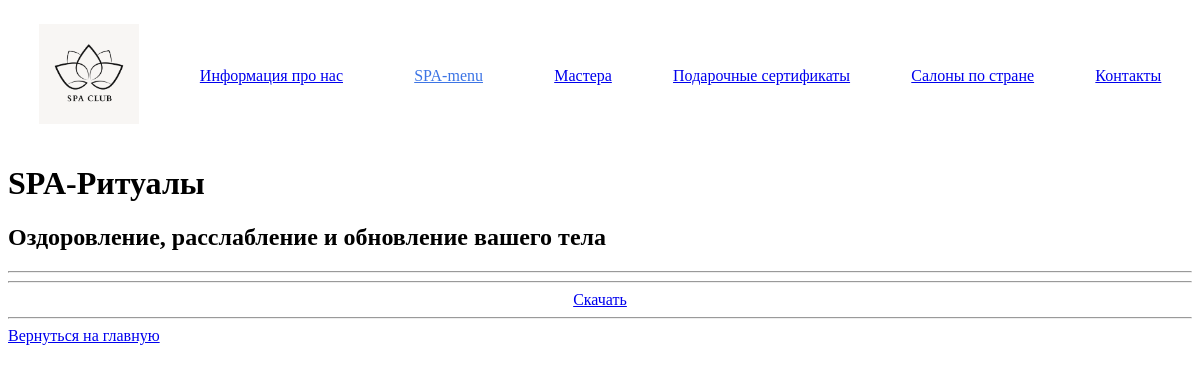
Before: /home/spa_menu/ with the older database file.
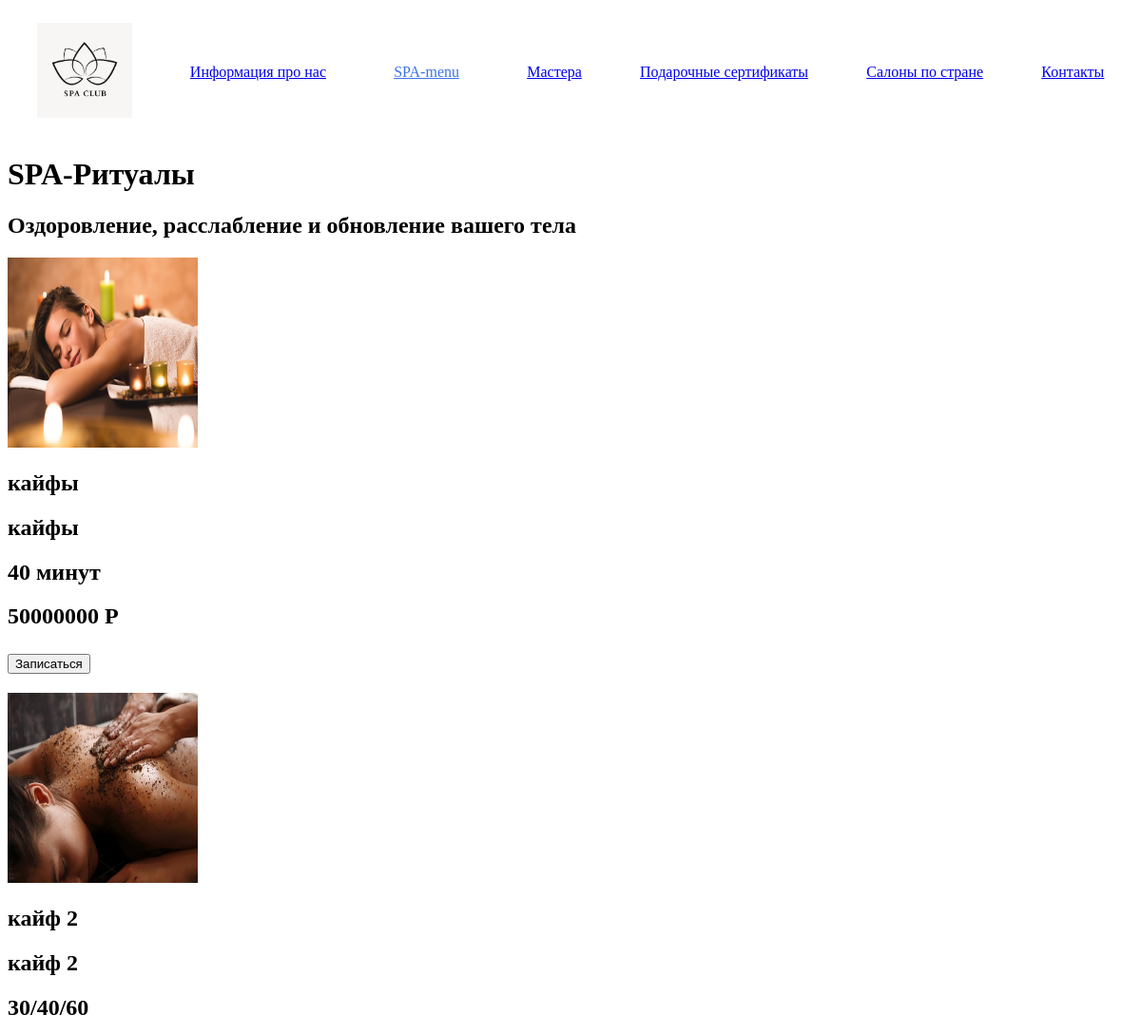
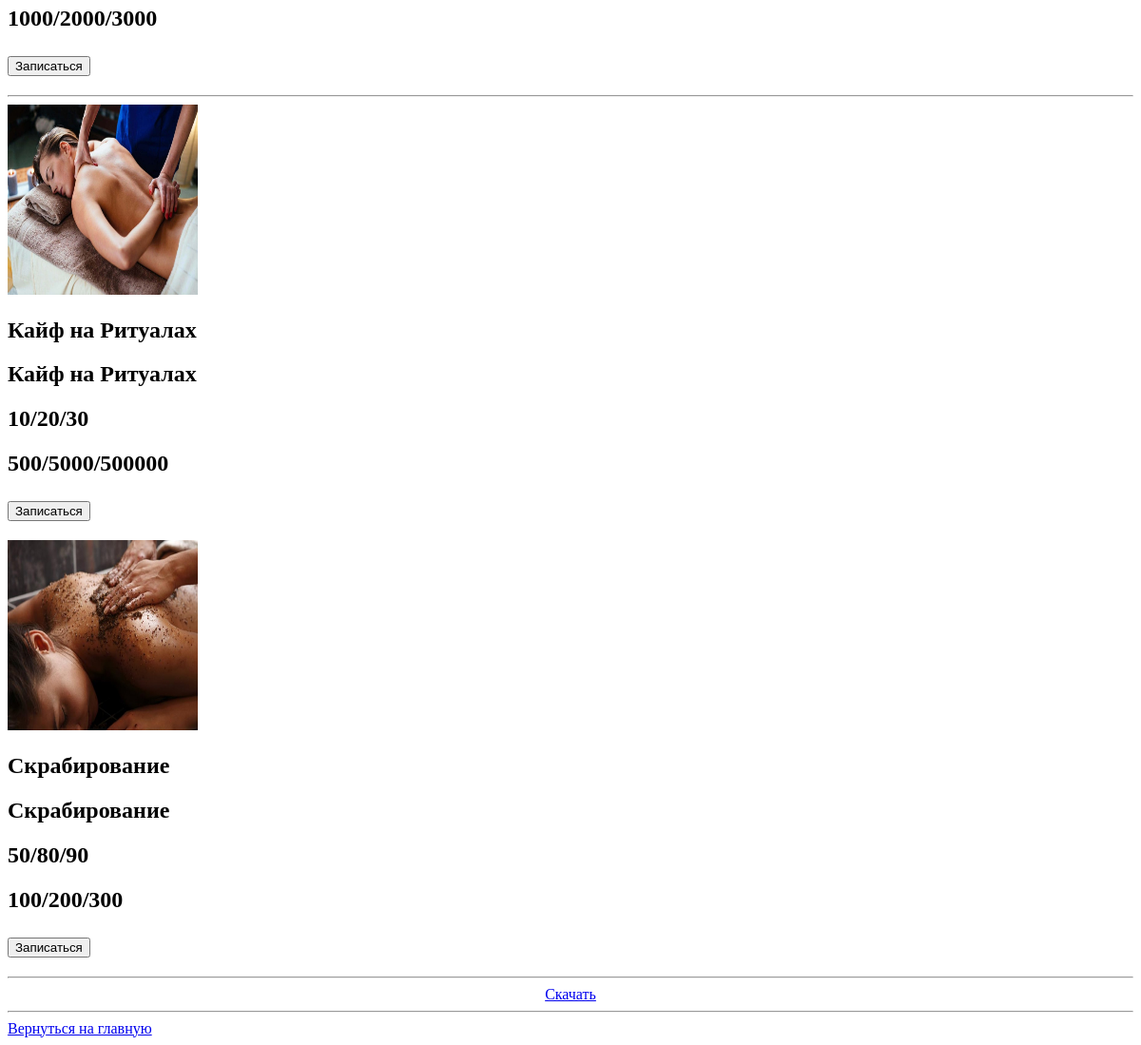
After: the same page with the newer database file (2 pictures, top to bottom).
### spa/models.py (models this page shows, shortened)
class Save_menu(models.Model):
    path = models.FileField(upload_to='static/files/',
                            verbose_name='Выберите один файл, который будет педставлять ваше Меню',
                            help_text='Это может быть только zip-файл')
    work = models.BooleanField(default=False,
                               verbose_name='Поставте галочку для того, что бы меню стало активным(возможен только один вариант!)')
    title = models.CharField(max_length=50, default=None, blank=True, null=True, verbose_name='Название Меню')
    time_create = models.DateTimeField(verbose_name="Время создания", default=datetime.now(), )
    time_update = models.DateTimeField(verbose_name="Время изменения", default=datetime.now(), )
    class Meta:
        verbose_name_plural = 'Файл меню для загрузки пользователям'
        verbose_name = 'Файл меню для загрузки пользователям'

class Mountain_Rituals(models.Model):
    photo = models.ImageField(upload_to='static/photo/photo_rituals/', verbose_name='фото массажа')
    title = models.CharField(max_length=100, verbose_name='Заголовок')
    content = models.CharField(max_length=250, verbose_name='описание')
    time = models.CharField(max_length=50, null=True, blank=True, verbose_name='время в формате x/x/x')
    price = models.CharField(max_length=50, null=False, blank=True, verbose_name='цена в формате x/x/x')
    popular = models.BooleanField(default=False, verbose_name='Добавить на главную страницу сайта (популярные массажи)')
    time_create = models.DateTimeField(verbose_name="Время создания", default=datetime.now(), )
    time_update = models.DateTimeField(verbose_name="Время изменения", default=datetime.now(), )
    class Meta:
        verbose_name_plural = 'Mountain-SPA (Виды массажа)'
        verbose_name = 'SPA-ритуалы (вид массажа)'

class Mountain_Body_care(models.Model):
    photo = models.ImageField(upload_to='static/photo/photo_care/', verbose_name='уходовое фото')
    title = models.CharField(max_length=100, verbose_name='Заголовок')
    content = models.CharField(max_length=250, verbose_name='описание')
    time = models.CharField(max_length=50, null=True, blank=True, verbose_name='время в формате "X/X/X"')
    price = models.CharField(max_length=50, null=False, blank=True, verbose_name='цена в формате "X/X/X"')
    popular = models.BooleanField(default=False,
                                  verbose_name='Добавить на главную страницу сайта (популярные Процедуры)')
    time_create = models.DateTimeField(verbose_name="Время создания", default=datetime.now(), )
    time_update = models.DateTimeField(verbose_name="Время изменения", default=datetime.now(), )
    class Meta:
        verbose_name_plural = 'Mountain-SPA (Уход за телом)'
        verbose_name = 'SPA-ритуалы (Уход за телом)'

### spa/views.py (the view)
# urls.py: path('spa_menu/', Mountain_spa_menu, name='spa_menu'),
def Mountain_spa_menu(request):
    bds = Mountain_Rituals.objects.all()
    bd_care = Mountain_Body_care.objects.all()
    files = Save_menu.objects.all()
    context = {'bds': bds, 'bd_care': bd_care, 'files': files}
    return render(request, 'spa_ss/Mountain_spa_menu.html', context)

### spa/templates/spa_ss/Mountain_spa_menu.html (shortened to what this page needs)
<!DOCTYPE html>
{% extends 'layout/basic.html' %}
{% load static %}
{% block content %}
<h1>
    <bold>SPA-Ритуалы</bold>
</h1>
<h2>Оздоровление, расслабление и обновление вашего тела</h2>
{% for bd in bds %}
<div>
    <img src="{{ bd.photo.url }}" alt="" width="200" height="200"/>
    <h2>{{ bd.title }}</h2>
    <h2>{{ bd.content }}</h2>
    <h2>{{ bd.time }}</h2>
    <h2>{{ bd.price }}</h2>
    <h2><button type="submit">Записаться</button></h2>
</div>
{% endfor %}
<hr>
{% for bd2 in bd_care %}
<div>
    <img src="{{ bd2.photo.url }}" alt="" width="200" height="200"/>
    <h2>{{ bd2.title }}</h2>
    <h2>{{ bd2.content }}</h2>
    <h2>{{ bd2.time }}</h2>
    <h2>{{ bd2.price }}</h2>
    <h2><button type="submit">Записаться</button></h2>
</div>
{% endfor %}
<hr>
{%for file in files%}
    {% if file.work == True %}
<div><a href="{{ file.path.url }}" download><center>Скачать</center></a></div>
    {% endif %}
{%endfor%}
<hr>
<a href="{% url 'home'%}">Вернуться на главную</a>
{% endblock %}

### spa/templates/layout/basic.html (shortened to what this page needs)
<!DOCTYPE html>
{% load static %}
<html lang="en">
<head>
</head>
<body>
<header>
    <link rel="stylesheet" href="{% static '/css/flex.css' %}">
    <link rel="stylesheet" href="{% static '/css/list.css' %}">
    <link rel="stylesheet" href="{% static '/css/menu.css' %}">
<div class="flex">
    <p><a href="{% url 'home' %}"><img src="/static/photo/logo2.jpg" width="100" height="100" alt="Пример"></a></p>
    <div><a href="{% url 'about_us' %}">Информация про нас</a></div>
    <ul class="mmenuu">
        <li><a>SPA-menu</a>
        </li>
    </ul>
    <div><a href="{% url 'masters' %}">Мастера</a></div>
    <div><a href="{% url 'certificate' %}">Подарочные сертификаты</a></div>
    <div><a href="{% url 'salons' %}">Салоны по стране</a></div>
    <div><a href="{% url 'contacts' %}">Контакты</a></div>
</div>
</header>
{% block content %}
{% endblock %}
</body>
</html>

### static/css/flex.css (style rules this page uses)
.flex { display:flex; justify-content:space-around; align-items:center; flex-wrap:wrap; }
hr { display: block; margin-top: 0.5em; margin-bottom: 0.5em; margin-left: auto; margin-right: auto; border-style: inset; border-width: 1px; }

### static/css/menu.css (style rules this page uses)
ul { list-style: none; display: block; margin:0px; padding:0px; }
ul:after { display: block; float: none; content: ' '; clear: both; }
ul.mmenuu > li { float: left; position: relative; }
ul.mmenuu > li > a { display: block; color: #3c74e5; padding: 10px; text-decoration: none; background-color: #fff; text-decoration: underline; }

Changed rows visible on the page:
added Mountain_Rituals: photo (picture), title "кайфы", content "кайфы", time "40 минут", price "50000000 Р"
added Mountain_Rituals: photo (picture), title "кайф 2", content "кайф 2", time "30/40/60", price "1000/2000/3000"
added Mountain_Body_care: photo (picture), title "Кайф на Ритуалах", content "Кайф на Ритуалах", time "10/20/30", price "500/5000/500000"
added Mountain_Body_care: photo (picture), title "Скрабирование", content "Скрабирование", time "50/80/90", price "100/200/300"
